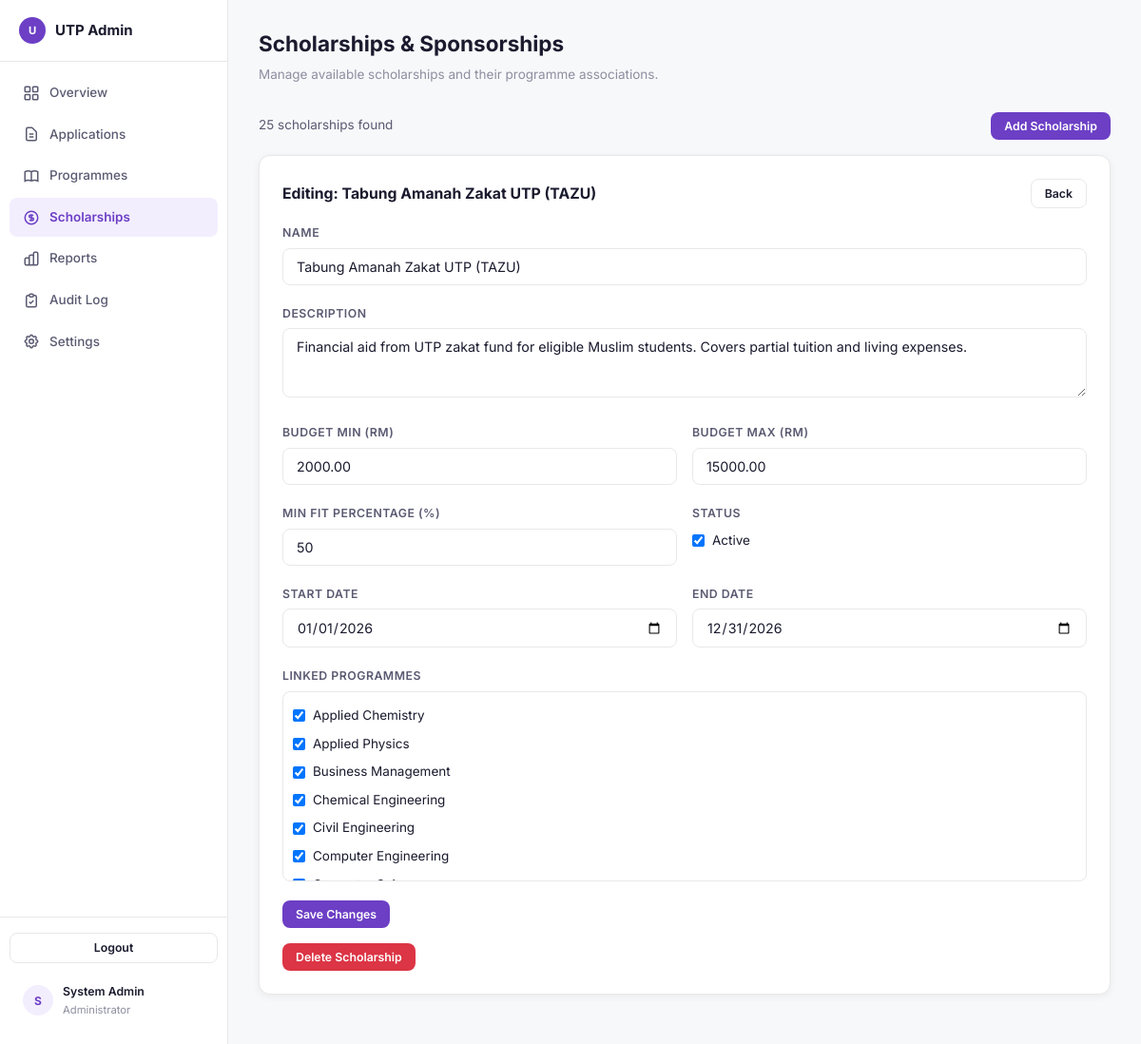
The page /admin/scholarships.php?edit=2 (signed in) on the database its author committed.
### tables this page shows
CREATE TABLE IF NOT EXISTS scholarships (
    id INT AUTO_INCREMENT PRIMARY KEY,
    name VARCHAR(200) NOT NULL,
    description TEXT,
    type ENUM('scholarship', 'loan', 'sponsorship', 'financial_aid') DEFAULT 'scholarship',
    budget_min DECIMAL(12,2) DEFAULT 0,
    budget_max DECIMAL(12,2) DEFAULT 0,
    min_fit_percentage INT DEFAULT 50,
    start_date DATE,
    end_date DATE,
    is_active TINYINT(1) DEFAULT 1,
    created_at TIMESTAMP DEFAULT CURRENT_TIMESTAMP
);

CREATE TABLE IF NOT EXISTS programmes (
    id INT AUTO_INCREMENT PRIMARY KEY,
    name VARCHAR(150) NOT NULL,
    category VARCHAR(100) NOT NULL,
    description TEXT,
    duration VARCHAR(50),
    foundation_fee DECIMAL(12,2) DEFAULT 0,
    undergraduate_fee DECIMAL(12,2) DEFAULT 0,
    stem_bonus TINYINT(1) DEFAULT 0,
    is_active TINYINT(1) DEFAULT 1,
    created_at TIMESTAMP DEFAULT CURRENT_TIMESTAMP
);

### admin/scholarships.php (the view, shortened to what this page needs)
<?php
require_once __DIR__ . '/admin_header.php';
$db = getDB();
$where = [];
$params = [];
$whereClause = !empty($where) ? 'WHERE ' . implode(' AND ', $where) : '';
$query = "SELECT s.*, (SELECT GROUP_CONCAT(p.name SEPARATOR ', ') FROM scholarship_programme sp JOIN programmes p ON sp.programme_id = p.id WHERE sp.scholarship_id = s.id) as programme_names FROM scholarships s $whereClause ORDER BY s.created_at DESC";
$stmt = $db->prepare($query);
$stmt->execute($params);
$scholarships = $stmt->fetchAll();
$allProgrammes = $db->query("SELECT id, name FROM programmes WHERE is_active = 1 ORDER BY name")->fetchAll();
$editSch = null;
$editProgIds = [];
if (isset($_GET['edit'])) {
    $editId = intval($_GET['edit']);
    $stmt = $db->prepare("SELECT * FROM scholarships WHERE id = ?");
    $stmt->execute([$editId]);
    $editSch = $stmt->fetch();
    if ($editSch) {
        $stmt = $db->prepare("SELECT programme_id FROM scholarship_programme WHERE scholarship_id = ?");
        $stmt->execute([$editId]);
        $editProgIds = $stmt->fetchAll(PDO::FETCH_COLUMN);
    }
}
?>
<div class="page-header">
    <h1>Scholarships & Sponsorships</h1>
    <p>Manage available scholarships and their programme associations.</p>
</div>
<div class="flex-between mb-4">
    <span style="font-size:0.9rem; color:var(--text-secondary);"><?= count($scholarships) ?> scholarships found</span>
    <button data-modal-target="add_sch_modal" class="btn btn-purple btn-sm">Add Scholarship</button>
</div>
<?php if ($editSch): ?>
<div class="card mb-6">
    <div class="flex-between mb-4">
        <h3 style="font-size:1.05rem;">Editing: <?= htmlspecialchars($editSch['name']) ?></h3>
        <a href="/admin/scholarships.php" class="btn btn-outline btn-sm">Back</a>
    </div>
    <form method="POST">
        <div class="form-group">
            <label class="form-label">Name</label>
            <input type="text" name="name" class="form-input admin-focus" value="<?= htmlspecialchars($editSch['name']) ?>" required>
        </div>
        <div class="form-group">
            <label class="form-label">Description</label>
            <textarea name="description" class="form-input admin-focus" rows="3"><?= htmlspecialchars($editSch['description']) ?></textarea>
        </div>
        <div class="form-row">
            <div class="form-group">
                <label class="form-label">Budget Min (RM)</label>
                <input type="number" name="budget_min" class="form-input admin-focus" value="<?= $editSch['budget_min'] ?>" step="0.01">
            </div>
            <div class="form-group">
                <label class="form-label">Budget Max (RM)</label>
                <input type="number" name="budget_max" class="form-input admin-focus" value="<?= $editSch['budget_max'] ?>" step="0.01">
            </div>
        </div>
        <div class="form-row">
            <div class="form-group">
                <label class="form-label">Min Fit Percentage (%)</label>
                <input type="number" name="min_fit_percentage" class="form-input admin-focus" value="<?= $editSch['min_fit_percentage'] ?>" min="0" max="100">
            </div>
            <div class="form-group">
                <label class="form-label">Status</label>
                <label style="display:flex; align-items:center; gap:8px; margin-top:8px; font-size:0.9rem; cursor:pointer;">
                    <input type="checkbox" name="is_active" <?= $editSch['is_active'] ? 'checked' : '' ?>> Active
                </label>
            </div>
        </div>
        <div class="form-row">
            <div class="form-group">
                <label class="form-label">Start Date</label>
                <input type="date" name="start_date" class="form-input admin-focus" value="<?= $editSch['start_date'] ?>">
            </div>
            <div class="form-group">
                <label class="form-label">End Date</label>
                <input type="date" name="end_date" class="form-input admin-focus" value="<?= $editSch['end_date'] ?>">
            </div>
        </div>
        <div class="form-group">
            <label class="form-label">Linked Programmes</label>
            <div style="max-height:200px; overflow-y:auto; border:1px solid var(--border); border-radius:var(--radius); padding:10px;">
                <?php foreach ($allProgrammes as $p): ?>
                    <label style="display:flex; align-items:center; gap:8px; padding:4px 0; font-size:0.9rem; cursor:pointer;">
                        <input type="checkbox" name="programme_ids[]" value="<?= $p['id'] ?>" <?= in_array($p['id'], $editProgIds) ? 'checked' : '' ?>>
                        <?= htmlspecialchars($p['name']) ?>
                    </label>
                <?php endforeach; ?>
            </div>
        </div>
        <div class="flex gap-3">
            <button type="submit" class="btn btn-purple btn-sm">Save Changes</button>
        </div>
    </form>
    <form method="POST" style="margin-top:16px;" onsubmit="return confirm('Delete this scholarship?')">
        <button type="submit" class="btn btn-danger btn-sm">Delete Scholarship</button>
    </form>
</div>
<?php endif; ?>
<?php require_once __DIR__ . '/admin_footer.php'; ?>

### assets/css/style.css (style rules this page uses)
*, *::before, *::after { margin: 0; padding: 0; box-sizing: border-box; }
:root { --orange: #e8630a; --orange-hover: #cf5800; --orange-light: #fff4ec; --orange-badge: #fef0e6; --purple: #6c3fc5; --purple-hover: #5a32a3; --purple-light: #f3eefe; --purple-badge: #ece5f9; --text: #1a1a2e; --text-secondary: #5a5a72; --text-muted: #8e8ea0; --bg: #ffffff; --bg-page: #f7f8fa; --border: #e8e8e8; --border-light: #f0f0f3; --card-shadow: 0 2px 8px rgba(0,0,0,0.06); --card-shadow-hover: 0 4px 16px rgba(0,0,0,0.1); --green: #22a867; --green-bg: #edfaf3; --yellow: #e6a817; --yellow-bg: #fef9ea; --red: #dc3545; --red-bg: #fef0f1; --blue: #3b82f6; --blue-bg: #eff6ff; --radius: 8px; --radius-lg: 12px; --font: 'Inter', -apple-system, BlinkMacSystemFont, sans-serif; }
html { font-size: 15px; }
body { font-family: var(--font); color: var(--text); background: var(--bg-page); line-height: 1.6; -webkit-font-smoothing: antialiased; }
a { color: inherit; text-decoration: none; }
button, input, select, textarea { font-family: inherit; font-size: inherit; }
.btn { display: inline-flex; align-items: center; justify-content: center; gap: 8px; padding: 10px 20px; border-radius: var(--radius); font-weight: 600; font-size: 0.9rem; border: none; cursor: pointer; transition: all 0.2s; text-decoration: none; line-height: 1.4; }
.btn-purple { background: var(--purple); color: #fff; }
.btn-outline { background: transparent; border: 1.5px solid var(--border); color: var(--text); }
.btn-danger { background: var(--red); color: #fff; }
.btn-sm { padding: 6px 14px; font-size: 0.82rem; }
.card { background: var(--bg); border: 1px solid var(--border); border-radius: var(--radius-lg); padding: 24px; box-shadow: var(--card-shadow); transition: box-shadow 0.2s; }
.form-group { margin-bottom: 20px; }
.form-label { display: block; font-size: 0.82rem; font-weight: 600; color: var(--text-secondary); text-transform: uppercase; letter-spacing: 0.5px; margin-bottom: 6px; }
.form-input { width: 100%; padding: 10px 14px; border: 1.5px solid var(--border); border-radius: var(--radius); font-size: 0.95rem; color: var(--text); background: var(--bg); transition: border-color 0.2s; outline: none; }
.form-input::placeholder { color: var(--text-muted); }
.form-row { display: grid; grid-template-columns: 1fr 1fr; gap: 16px; }
.page-header { margin-bottom: 28px; }
.page-header h1 { font-size: 1.5rem; font-weight: 700; color: var(--text); }
.page-header p { color: var(--text-muted); font-size: 0.9rem; margin-top: 4px; }
.mb-4 { margin-bottom: 16px; }
.mb-6 { margin-bottom: 24px; }
.gap-3 { gap: 12px; }
.flex { display: flex; }
.flex-between { display: flex; justify-content: space-between; align-items: center; }

### rows shown on the page
scholarships: name "Tabung Amanah Zakat UTP (TAZU)", description "Financial aid from UTP zakat fund for eligible Muslim students. Covers partial tuition and living expenses.", budget_min "2000.00", budget_max "15000.00", min_fit_percentage "50", is_active "☑", start_date "01/01/2026", end_date "12/31/2026"
programmes: id "☑", name "Applied Chemistry"
programmes: id "☑", name "Applied Physics"
programmes: id "☑", name "Business Management"
programmes: id "☑", name "Chemical Engineering"
programmes: id "☑", name "Civil Engineering"
programmes: id "☑", name "Computer Engineering"
programmes: id "☑"

### other values the page prints
$initials "S"
$currentUser['full_name'] "System Admin"
count($scholarships) "25"
